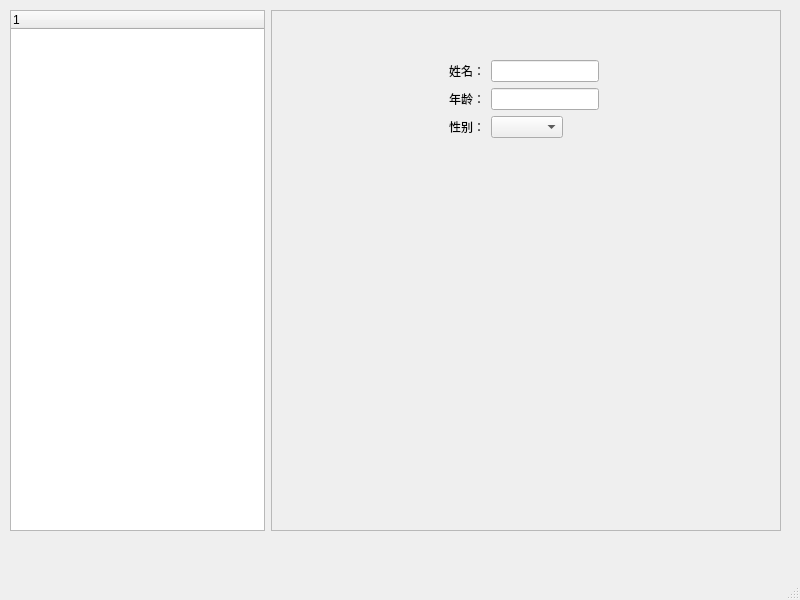
<?xml version="1.0" encoding="UTF-8"?>
<ui version="4.0">
 <class>MainWindow</class>
 <widget class="QMainWindow" name="MainWindow">
  <property name="geometry">
   <rect>
    <x>0</x>
    <y>0</y>
    <width>800</width>
    <height>600</height>
   </rect>
  </property>
  <property name="windowTitle">
   <string>MainWindow</string>
  </property>
  <widget class="QWidget" name="centralwidget">
   <widget class="QWidget" name="horizontalLayoutWidget">
    <property name="geometry">
     <rect>
      <x>10</x>
      <y>10</y>
      <width>771</width>
      <height>521</height>
     </rect>
    </property>
    <layout class="QHBoxLayout" name="horizontalLayout">
     <item>
      <widget class="QTreeWidget" name="treeWidget">
       <property name="sizePolicy">
        <sizepolicy hsizetype="Expanding" vsizetype="Expanding">
         <horstretch>1</horstretch>
         <verstretch>0</verstretch>
        </sizepolicy>
       </property>
      </widget>
     </item>
     <item>
      <widget class="QFrame" name="frame">
       <property name="sizePolicy">
        <sizepolicy hsizetype="Expanding" vsizetype="Preferred">
         <horstretch>2</horstretch>
         <verstretch>0</verstretch>
        </sizepolicy>
       </property>
       <property name="frameShape">
        <enum>QFrame::StyledPanel</enum>
       </property>
       <property name="frameShadow">
        <enum>QFrame::Raised</enum>
       </property>
       <widget class="QWidget" name="formLayoutWidget">
        <property name="geometry">
         <rect>
          <x>110</x>
          <y>50</y>
          <width>281</width>
          <height>401</height>
         </rect>
        </property>
        <layout class="QFormLayout" name="formLayout">
         <property name="fieldGrowthPolicy">
          <enum>QFormLayout::FieldsStayAtSizeHint</enum>
         </property>
         <property name="rowWrapPolicy">
          <enum>QFormLayout::DontWrapRows</enum>
         </property>
         <property name="labelAlignment">
          <set>Qt::AlignHCenter|Qt::AlignTop</set>
         </property>
         <property name="formAlignment">
          <set>Qt::AlignHCenter|Qt::AlignTop</set>
         </property>
         <item row="0" column="1">
          <widget class="QLineEdit" name="lineEdit">
           <property name="sizePolicy">
            <sizepolicy hsizetype="Preferred" vsizetype="Fixed">
             <horstretch>0</horstretch>
             <verstretch>0</verstretch>
            </sizepolicy>
           </property>
          </widget>
         </item>
         <item row="0" column="0">
          <widget class="QLabel" name="label">
           <property name="text">
            <string>姓名：</string>
           </property>
          </widget>
         </item>
         <item row="1" column="0">
          <widget class="QLabel" name="label_2">
           <property name="sizePolicy">
            <sizepolicy hsizetype="Preferred" vsizetype="Preferred">
             <horstretch>0</horstretch>
             <verstretch>0</verstretch>
            </sizepolicy>
           </property>
           <property name="text">
            <string>年龄：</string>
           </property>
          </widget>
         </item>
         <item row="1" column="1">
          <widget class="QLineEdit" name="lineEdit_2">
           <property name="sizePolicy">
            <sizepolicy hsizetype="Fixed" vsizetype="Fixed">
             <horstretch>0</horstretch>
             <verstretch>0</verstretch>
            </sizepolicy>
           </property>
          </widget>
         </item>
         <item row="2" column="0">
          <widget class="QLabel" name="label_3">
           <property name="text">
            <string>性别：</string>
           </property>
          </widget>
         </item>
         <item row="2" column="1">
          <widget class="QComboBox" name="comboBox"/>
         </item>
        </layout>
       </widget>
      </widget>
     </item>
    </layout>
   </widget>
  </widget>
  <widget class="QMenuBar" name="menubar">
   <property name="geometry">
    <rect>
     <x>0</x>
     <y>0</y>
     <width>800</width>
     <height>26</height>
    </rect>
   </property>
  </widget>
  <widget class="QStatusBar" name="statusbar"/>
 </widget>
 <resources/>
 <connections/>
</ui>
